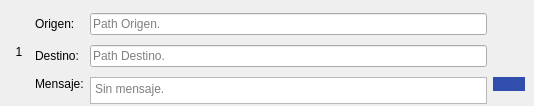
<?xml version="1.0" encoding="UTF-8"?>
<ui version="4.0">
 <class>resultadoAjuste</class>
 <widget class="QWidget" name="resultadoAjuste">
  <property name="geometry">
   <rect>
    <x>0</x>
    <y>0</y>
    <width>534</width>
    <height>106</height>
   </rect>
  </property>
  <property name="windowTitle">
   <string>Form</string>
  </property>
  <property name="styleSheet">
   <string notr="true">QLabel#lbOrigen,
QLabel#lbDestino,
QLabel#lbMensaje{
	font: 700 9pt &quot;Segoe UI&quot;;
}
QLabel#lbNumeracion{
	font: 9pt &quot;Roman&quot;;
}
QLabel#lbNumeracion{border-radius:10px}
QLabel{color: black;}
QFrame#frame{border-radius:12px}
QPushButton{
	border-radius:10px;
	background-color: rgb(50, 78, 173);
}
QPushButton:hover{
	background-color: rgb(73, 115, 253);
}</string>
  </property>
  <layout class="QVBoxLayout" name="verticalLayout">
   <property name="spacing">
    <number>0</number>
   </property>
   <property name="leftMargin">
    <number>0</number>
   </property>
   <property name="topMargin">
    <number>0</number>
   </property>
   <property name="rightMargin">
    <number>0</number>
   </property>
   <property name="bottomMargin">
    <number>0</number>
   </property>
   <item>
    <widget class="QFrame" name="frame">
     <property name="styleSheet">
      <string notr="true"/>
     </property>
     <property name="frameShape">
      <enum>QFrame::Shape::StyledPanel</enum>
     </property>
     <property name="frameShadow">
      <enum>QFrame::Shadow::Raised</enum>
     </property>
     <layout class="QGridLayout" name="gridLayout">
      <item row="0" column="3" rowspan="2">
       <widget class="QLabel" name="lbCheck">
        <property name="maximumSize">
         <size>
          <width>50</width>
          <height>50</height>
         </size>
        </property>
        <property name="text">
         <string/>
        </property>
        <property name="pixmap">
         <pixmap resource="../resources.qrc">:/icons/resources/images/check.png</pixmap>
        </property>
        <property name="scaledContents">
         <bool>true</bool>
        </property>
       </widget>
      </item>
      <item row="1" column="1">
       <widget class="QLabel" name="lbDestino">
        <property name="text">
         <string>Destino:</string>
        </property>
       </widget>
      </item>
      <item row="0" column="1">
       <widget class="QLabel" name="lbOrigen">
        <property name="text">
         <string>Origen:</string>
        </property>
       </widget>
      </item>
      <item row="0" column="4" rowspan="2">
       <widget class="QLabel" name="lbX">
        <property name="maximumSize">
         <size>
          <width>50</width>
          <height>50</height>
         </size>
        </property>
        <property name="text">
         <string/>
        </property>
        <property name="pixmap">
         <pixmap resource="../resources.qrc">:/icons/resources/images/red_x.png</pixmap>
        </property>
        <property name="scaledContents">
         <bool>true</bool>
        </property>
       </widget>
      </item>
      <item row="0" column="2">
       <widget class="QLineEdit" name="lePathOrigen">
        <property name="readOnly">
         <bool>true</bool>
        </property>
        <property name="placeholderText">
         <string>Path Origen.</string>
        </property>
       </widget>
      </item>
      <item row="1" column="2">
       <widget class="QLineEdit" name="lePathDestino">
        <property name="readOnly">
         <bool>true</bool>
        </property>
        <property name="placeholderText">
         <string>Path Destino.</string>
        </property>
       </widget>
      </item>
      <item row="2" column="1">
       <widget class="QLabel" name="lbMensaje">
        <property name="text">
         <string>Mensaje:</string>
        </property>
        <property name="alignment">
         <set>Qt::AlignmentFlag::AlignLeading|Qt::AlignmentFlag::AlignLeft|Qt::AlignmentFlag::AlignTop</set>
        </property>
       </widget>
      </item>
      <item row="0" column="0" rowspan="3">
       <widget class="QLabel" name="lbNumeracion">
        <property name="minimumSize">
         <size>
          <width>20</width>
          <height>0</height>
         </size>
        </property>
        <property name="text">
         <string>1</string>
        </property>
        <property name="alignment">
         <set>Qt::AlignmentFlag::AlignCenter</set>
        </property>
       </widget>
      </item>
      <item row="2" column="2">
       <widget class="QPlainTextEdit" name="teMensaje">
        <property name="sizePolicy">
         <sizepolicy hsizetype="Expanding" vsizetype="Ignored">
          <horstretch>0</horstretch>
          <verstretch>0</verstretch>
         </sizepolicy>
        </property>
        <property name="minimumSize">
         <size>
          <width>0</width>
          <height>27</height>
         </size>
        </property>
        <property name="toolTip">
         <string>Mensaje del proceso.</string>
        </property>
        <property name="statusTip">
         <string>0</string>
        </property>
        <property name="readOnly">
         <bool>true</bool>
        </property>
        <property name="placeholderText">
         <string>Sin mensaje.</string>
        </property>
       </widget>
      </item>
      <item row="2" column="3" colspan="2">
       <widget class="QPushButton" name="btAbrir">
        <property name="toolTip">
         <string>Abrir Ubicació  Del Archivo</string>
        </property>
        <property name="statusTip">
         <string>Abrir Ubicació  Del Archivo.</string>
        </property>
        <property name="text">
         <string/>
        </property>
        <property name="icon">
         <iconset resource="../resources.qrc">
          <normaloff>:/icons/resources/images/open.svg</normaloff>:/icons/resources/images/open.svg</iconset>
        </property>
        <property name="iconSize">
         <size>
          <width>30</width>
          <height>30</height>
         </size>
        </property>
       </widget>
      </item>
     </layout>
    </widget>
   </item>
  </layout>
 </widget>
 <resources>
  <include location="../resources.qrc"/>
 </resources>
 <connections/>
</ui>
